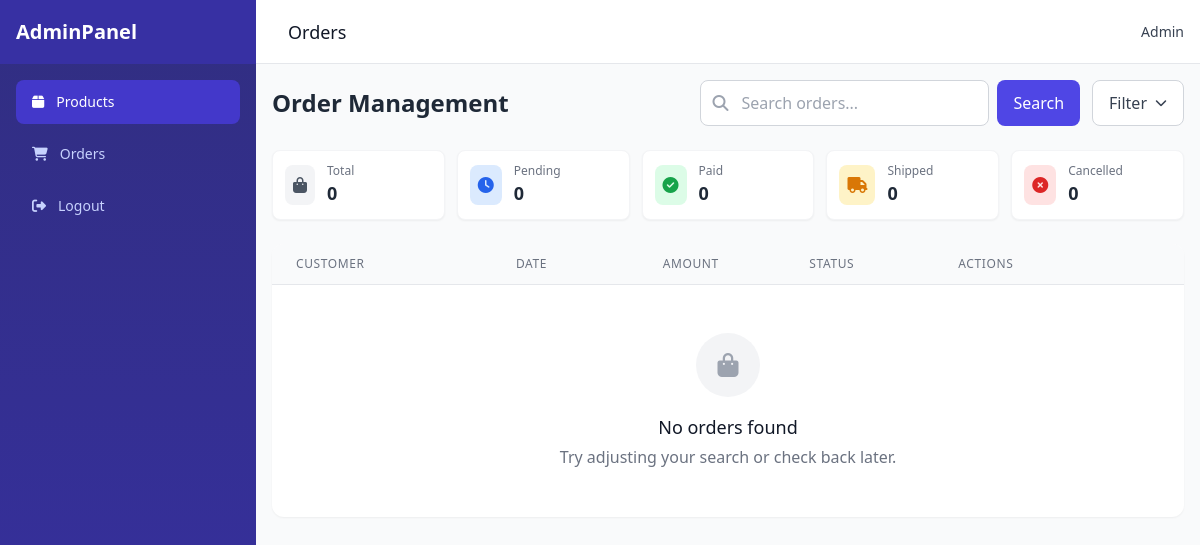
Before: /owner/orders/ (signed in) with the older database file.
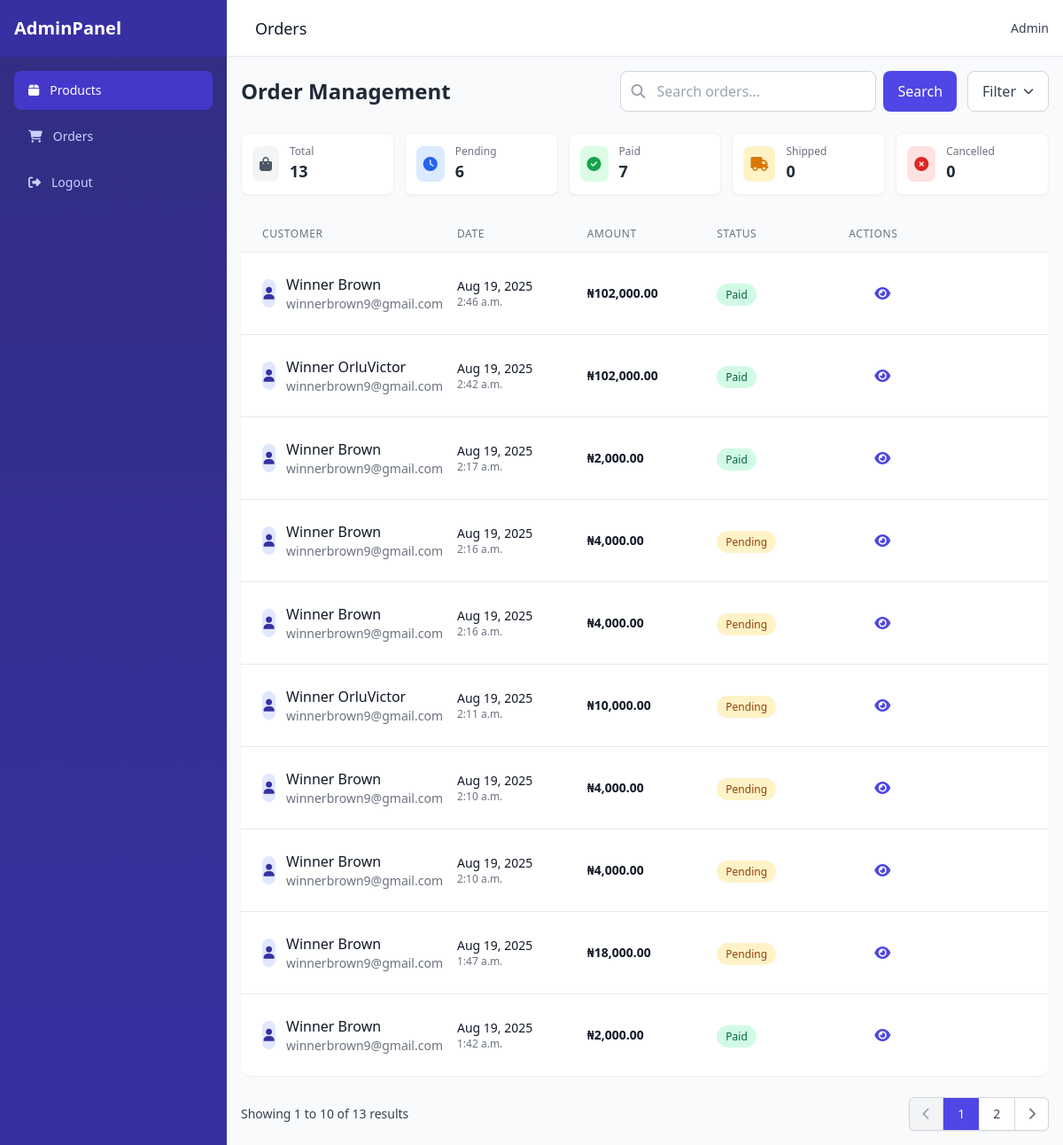
After: the same page with the newer database file.
### main/models.py (models this page shows, shortened)
class Order(models.Model):
    STATUS_CHOICES = [
        ("pending", "Pending"),
        ("paid", "Paid"),
        ("shipped", "Shipped"),
        ("completed", "Completed"),
        ("cancelled", "Cancelled"),
    ]
    full_name = models.CharField(max_length=200)
    email = models.EmailField()
    phone = models.CharField(max_length=20)
    address = models.TextField()
    status = models.CharField(max_length=20, choices=STATUS_CHOICES, default="pending")
    transaction_ref = models.CharField(max_length=100, blank=True, null=True, unique=True)
    flutterwave_transaction_id = models.CharField(max_length=100, blank=True, null=True)
    payment_method = models.CharField(max_length=50, blank=True, null=True)
    created_at = models.DateTimeField(auto_now_add=True)
    updated_at = models.DateTimeField(auto_now=True)
    def get_total_amount(self):
        return sum(item.get_total_price() for item in self.items.all())
    class Meta:
        ordering = ['-created_at']

class OrderItem(models.Model):
    order = models.ForeignKey(Order, related_name="items", on_delete=models.CASCADE)
    product = models.ForeignKey(Product, related_name="order_items", on_delete=models.CASCADE)
    quantity = models.PositiveIntegerField(default=1)
    price = models.DecimalField(max_digits=10, decimal_places=2)
    def get_total_price(self):
        return self.price * self.quantity

### administration/views.py (the view, shortened to what this page needs)
# urls.py: path("orders/", views.order_list, name="order_list"),
@login_required
def order_list(request):
    query = request.GET.get("q", "")   # search query
    orders = Order.objects.all()
    paginator = Paginator(orders, 10)  # 10 orders per page
    page_number = request.GET.get("page")
    page_obj = paginator.get_page(page_number)
    total_orders = Order.objects.count()
    pending_orders = Order.objects.filter(status="pending").count()
    paid_orders = Order.objects.filter(status="paid").count()
    completed_orders = Order.objects.filter(status="completed").count()
    shipped_orders = Order.objects.filter(status="shipped").count()
    cancelled_orders = Order.objects.filter(status="cancelled").count()
    context = {
        "orders": page_obj,   # paginated queryset
        "query": query,       # to keep search term in template
        "total_orders": total_orders,
        "pending_orders": pending_orders,
        "completed_orders": completed_orders,
        "shipped_orders": shipped_orders,
        "cancelled_orders": cancelled_orders,
        "paid_orders": paid_orders,
    }
    return render(request, "orders/order_list.html", context)

### administration/templates/orders/order_list.html (shortened to what the changed rows need)
{% extends "sase.html" %}
{% load humanize %}
{% block page_title %}Orders{% endblock %}
{% block content %}
<div class="mb-6">
<div class="grid grid-cols-2 md:grid-cols-5 gap-3 mb-6">
    <div class="bg-white p-3 rounded-lg shadow-sm border border-gray-100">
        <div class="flex items-center">
            <div>
                <p class="text-xs font-medium text-gray-500">Total</p>
                <h3 class="text-lg font-bold text-gray-800">{{ total_orders }}</h3>
            </div>
        </div>
    </div>
    <div class="bg-white p-3 rounded-lg shadow-sm border border-gray-100">
        <div class="flex items-center">
            <div>
                <p class="text-xs font-medium text-gray-500">Pending</p>
                <h3 class="text-lg font-bold text-gray-800">{{ pending_orders }}</h3>
            </div>
        </div>
    </div>
    <div class="bg-white p-3 rounded-lg shadow-sm border border-gray-100">
        <div class="flex items-center">
            <div>
                <p class="text-xs font-medium text-gray-500">Paid</p>
                <h3 class="text-lg font-bold text-gray-800">{{ paid_orders }}</h3>
            </div>
        </div>
    </div>
</div>
</div>
<div class="bg-white rounded-xl shadow-sm overflow-hidden">
    <div class="divide-y divide-gray-200">
        {% for order in orders %}
        <div class="p-4 md:p-6 hover:bg-gray-50 transition-colors">
            <div class="grid grid-cols-1 md:grid-cols-12 gap-4 items-center">
                <div class="md:col-span-3">
                    <div class="flex items-center">
                        <div class="hidden md:flex md:items-center md:justify-center w-8 h-8 rounded-full bg-indigo-100 text-indigo-800 mr-3">
                            <i class="fas fa-user text-sm"></i>
                        </div>
                        <div>
                            <h4 class="font-medium text-gray-900">{{ order.full_name }}</h4>
                            <p class="text-sm text-gray-500 truncate">{{ order.email }}</p>
                        </div>
                    </div>
                </div>
                <div class="md:col-span-2 hidden md:block">
                    <p class="text-sm text-gray-900">{{ order.created_at|date:"M d, Y" }}</p>
                    <p class="text-xs text-gray-500">{{ order.created_at|time }}</p>
                </div>
                <div class="hidden md:block md:col-span-2">
                    <p class="text-sm font-semibold text-gray-900">₦{{ order.get_total_amount|intcomma }}</p>
                </div>
                <div class="hidden md:block md:col-span-2">
                    <span class="status-badge {{ order.status }} px-2.5 py-1 text-xs font-medium rounded-full">
                        {{ order.get_status_display }}
                    </span>
                </div>
                <div class="md:col-span-1 flex justify-end">
                    <a href="{% url "order_detail" order.id %}" class="p-2 text-indigo-600 hover:text-indigo-800 rounded-lg hover:bg-indigo-50" title="View Details">
                        <i class="fas fa-eye"></i>
                    </a>
                </div>
            </div>
        </div>
        {% empty %}
        <div class="py-12 text-center">
            <div class="inline-flex items-center justify-center rounded-full bg-gray-100 w-16 h-16 mb-4">
                <i class="fas fa-shopping-bag text-2xl text-gray-400"></i>
            </div>
            <h3 class="text-lg font-medium text-gray-900 mb-1">No orders found</h3>
            <p class="text-gray-500">Try adjusting your search or check back later.</p>
        </div>
        {% endfor %}
    </div>
</div>
{% if orders.has_other_pages %}
<div class="mt-6 flex flex-col sm:flex-row items-center justify-between gap-4">
    <div class="text-sm text-gray-700">
        Showing <span class="font-medium">{{ orders.start_index }}</span> to
        <span class="font-medium">{{ orders.end_index }}</span> of
        <span class="font-medium">{{ orders.paginator.count }}</span> results
    </div>
    <nav class="inline-flex rounded-md shadow-sm">
        {% if orders.has_previous %}
        <a href="?q={{ query }}&page={{ orders.previous_page_number }}" class="px-3.5 py-2 rounded-l-md border border-gray-300 bg-white text-sm font-medium text-gray-500 hover:bg-gray-50">
            <i class="fas fa-chevron-left"></i>
        </a>
        {% else %}
        <span class="px-3.5 py-2 rounded-l-md border border-gray-300 bg-gray-100 text-sm font-medium text-gray-400">
            <i class="fas fa-chevron-left"></i>
        </span>
        {% endif %}
        {% for num in orders.paginator.page_range %}
            {% if orders.number == num %}
            <span class="px-4 py-2 border-t border-b border-gray-300 bg-indigo-600 text-sm font-medium text-white">{{ num }}</span>
            {% else %}
            <a href="?q={{ query }}&page={{ num }}" class="px-4 py-2 border-t border-b border-gray-300 bg-white text-sm font-medium text-gray-700 hover:bg-gray-50">{{ num }}</a>
            {% endif %}
        {% endfor %}
        {% if orders.has_next %}
        <a href="?q={{ query }}&page={{ orders.next_page_number }}" class="px-3.5 py-2 rounded-r-md border border-gray-300 bg-white text-sm font-medium text-gray-500 hover:bg-gray-50">
            <i class="fas fa-chevron-right"></i>
        </a>
        {% else %}
        <span class="px-3.5 py-2 rounded-r-md border border-gray-300 bg-gray-100 text-sm font-medium text-gray-400">
            <i class="fas fa-chevron-right"></i>
        </span>
        {% endif %}
    </nav>
</div>
{% endif %}
{% endblock %}

Changed rows visible on the page:
added Order: full_name "Winner Brown", email "winnerbrown9@gmail.com", created_at "Aug 19, 2025", created_at "2:46 a.m.", get_total_amount "102,000.00", status "Paid"
added Order: full_name "Winner OrluVictor", email "winnerbrown9@gmail.com", created_at "Aug 19, 2025", created_at "2:42 a.m.", get_total_amount "102,000.00", status "Paid"
added Order: full_name "Winner Brown", email "winnerbrown9@gmail.com", created_at "Aug 19, 2025", created_at "2:17 a.m.", get_total_amount "2,000.00", status "Paid"
added Order: full_name "Winner Brown", email "winnerbrown9@gmail.com", created_at "Aug 19, 2025", created_at "2:16 a.m.", get_total_amount "4,000.00", status "Pending"
added Order: full_name "Winner Brown", email "winnerbrown9@gmail.com", created_at "Aug 19, 2025", created_at "2:16 a.m.", get_total_amount "4,000.00", status "Pending"
added Order: full_name "Winner OrluVictor", email "winnerbrown9@gmail.com", created_at "Aug 19, 2025", created_at "2:11 a.m.", get_total_amount "10,000.00", status "Pending"
added Order: full_name "Winner Brown", email "winnerbrown9@gmail.com", created_at "Aug 19, 2025", created_at "2:10 a.m.", get_total_amount "4,000.00", status "Pending"
added Order: full_name "Winner Brown", email "winnerbrown9@gmail.com", created_at "Aug 19, 2025", created_at "2:10 a.m.", get_total_amount "4,000.00", status "Pending"
added Order: full_name "Winner Brown", email "winnerbrown9@gmail.com", created_at "Aug 19, 2025", created_at "1:47 a.m.", get_total_amount "18,000.00", status "Pending"
added Order: full_name "Winner Brown", email "winnerbrown9@gmail.com", created_at "Aug 19, 2025", created_at "1:42 a.m.", get_total_amount "2,000.00", status "Paid"
Other visible differences:
{{ total_orders }}: "0" → "13"
{{ pending_orders }}: "0" → "6"
{{ paid_orders }}: "0" → "7"
{{ orders.start_index }}: (not shown) → "1"
{{ orders.end_index }}: (not shown) → "10"
{{ orders.paginator.count }}: (not shown) → "13"
text no longer shown: "No orders found Try adjusting your search or check back later."
text now shown: "Showing to of results"
new list line: "1"
new list line: "2"
